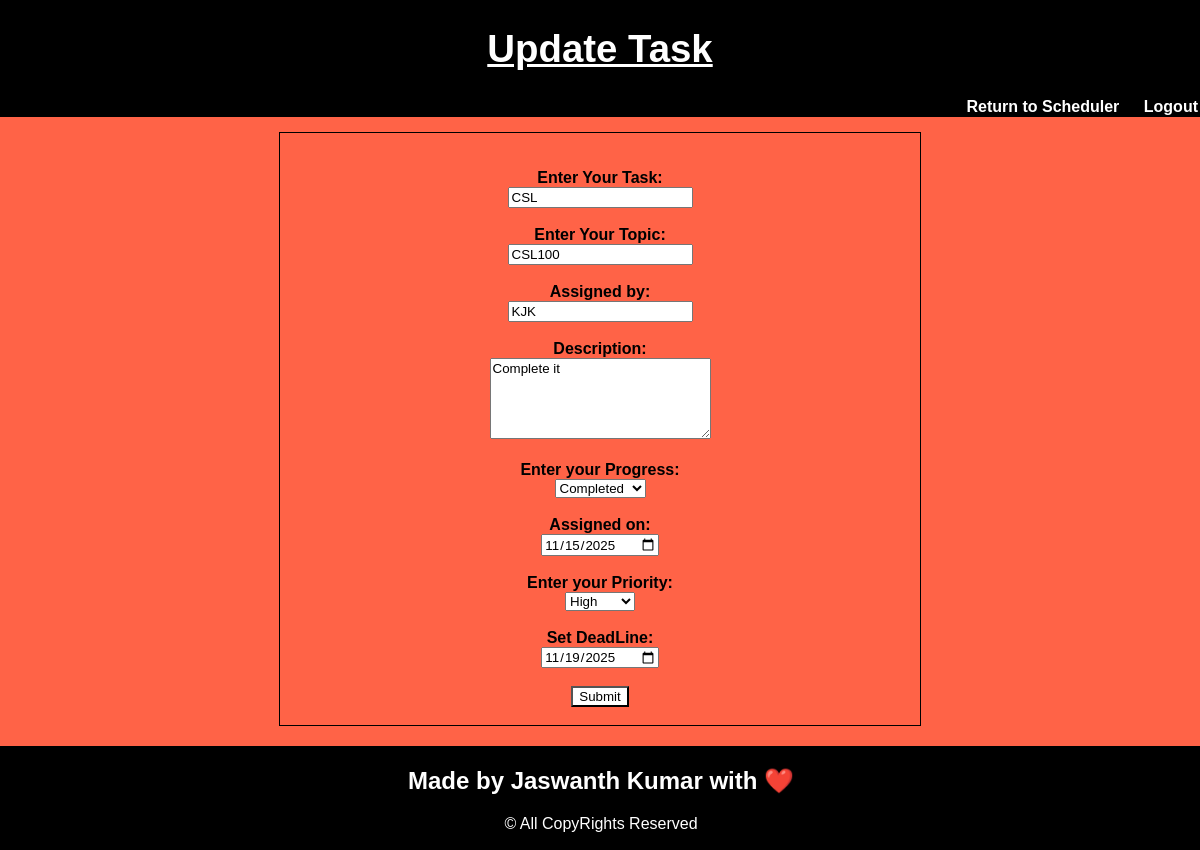
Screenshot of /update/1 with the database file from the repository.
### app.py (models this page shows)
class Todo(db.Model):
    id = db.Column(db.Integer,primary_key=True)
    content = db.Column(db.String(200),nullable=False)
    progress= db.Column(db.Integer,default=0)
    topic = db.Column(db.String(100))
    assignon = db.Column(db.String(10))
    assigne = db.Column(db.String(50))
    description = db.Column(db.String(1000))
    priority = db.Column(db.String(20),nullable=False)
    deadline = db.Column(db.String(10))
    date_created = db.Column(db.DateTime,default=datetime.utcnow)
    user_id = db.Column(db.Integer, db.ForeignKey('user.id'))

### app.py (the view)
@ app.route('/update/<int:id>',methods=['GET','POST'])
def update(id):
    task = Todo.query.get_or_404(id)
    if request.method == 'POST':
        task.content = request.form['content']
        task.progress = request.form['progress']
        task.topic = request.form['topic']
        task.deadline = request.form['deadline']
        task.description = request.form['description']
        task.assignon = request.form['assignon']
        task.priority = request.form['priority']
        task.assigne = request.form['assigne']
        try:
            db.session.commit()
            return redirect('/todo')
        except:
            return 'There was an error'
    else:
        return render_template('updatetask.html',task=task)

### templates/updatetask.html (shortened to what this page needs)
<!DOCTYPE html>
<html>
    <head>
    </head>
    <body>
        <header>
            <h1>Update Task</h1>
        </header>
        <nav>
            <a href="{{url_for('index')}}">Return to Scheduler</a>
            <a href="{{ url_for('logout') }}">Logout</a>
        </nav>
        <div class="container">
            <div class="Box">
                <form class="schedule" action="/update/{{task.id}}" method="POST">
                    <br><br>
                    <label><b>Enter Your Task: </b></label><br>
                    <input type="text" name="content" id="content" value={{task.content}} ><br><br>
                    <label><b>Enter Your Topic: </b></label><br>
                    <input type="text" name="topic" id="topic" value={{task.topic}} ><br><br>
                    <label><b>Assigned by: </b></label><br>
                    <input type="text" name="assigne" value={{task.assigne}} ><br><br>
                    <label><b>Description: </b></label><br>
                    <textarea name="description" rows="5" cols="25"  placeholder="Enter your Description.....">{{task.description}}</textarea><br><br>
                    <label><b>Enter your Progress: </b></label><br>
                    <select name="progress" value="{{task.progress}}">
                        <option value="Completed" {% if task.progress == "Completed" %}selected{% endif %}>Completed</option>
                    </select><br><br>
                    <label><b>Assigned on: </b></label><br>
                    <input type="date" name="assignon" value="{{task.assignon}}"><br><br>
                    <label><b>Enter your Priority: </b></label><br>
                    <select name="priority" value="{{task.priority}}">
                        <option value="high" {% if task.priority == "high" %}selected{% endif %}>High</option>
                    </select><br><br>
                    <label><b>Set DeadLine: </b></label><br>
                    <input type="date" name="deadline" value="{{task.deadline}}"><br><br>
                    <input type="submit" name="submit" id="submit"><br><br>
                </form>
            </div>
        </div>
        <footer>
            <h2>Made by Jaswanth Kumar with ❤️</h2>
            <p>&copy; All CopyRights Reserved</p>
        </footer>
    </body>
</html>

### templates/updatetask.html (style rules this page uses)
* { font-family: Arial, Helvetica, sans-serif; }
header { text-align: center; text-decoration: underline; background-color: black; font-family: Arial, Helvetica, sans-serif; font-size: larger; color:white; padding:1px 1px; margin: 0%; top: 0; }
nav { background-color: black; text-align: right; padding: 1px 2px; }
nav a { color: white; text-decoration: none; margin-left: 20px; font-weight: bold; }
body { margin:0%; background-color: #FF6347; }
.container { margin-top: 15px; display: flex; align-items: center; justify-content: center; }
.Box { border: 1px solid black; width: 80vh; align-items: center; justify-content: center; }
form { align-items: center; text-align: center; }
form #submit { background-color: white; color:black; }
footer { background-color: black; color:white; text-align: center; margin-top: 20px; margin-bottom: 0; width: 100%; bottom:0; padding: 1px; }

### rows the page displays
Todo: content "CSL", topic "CSL100", assigne "KJK", description "Complete it", progress "Completed", assignon "11/15/2025", priority "High", deadline "11/19/2025"
